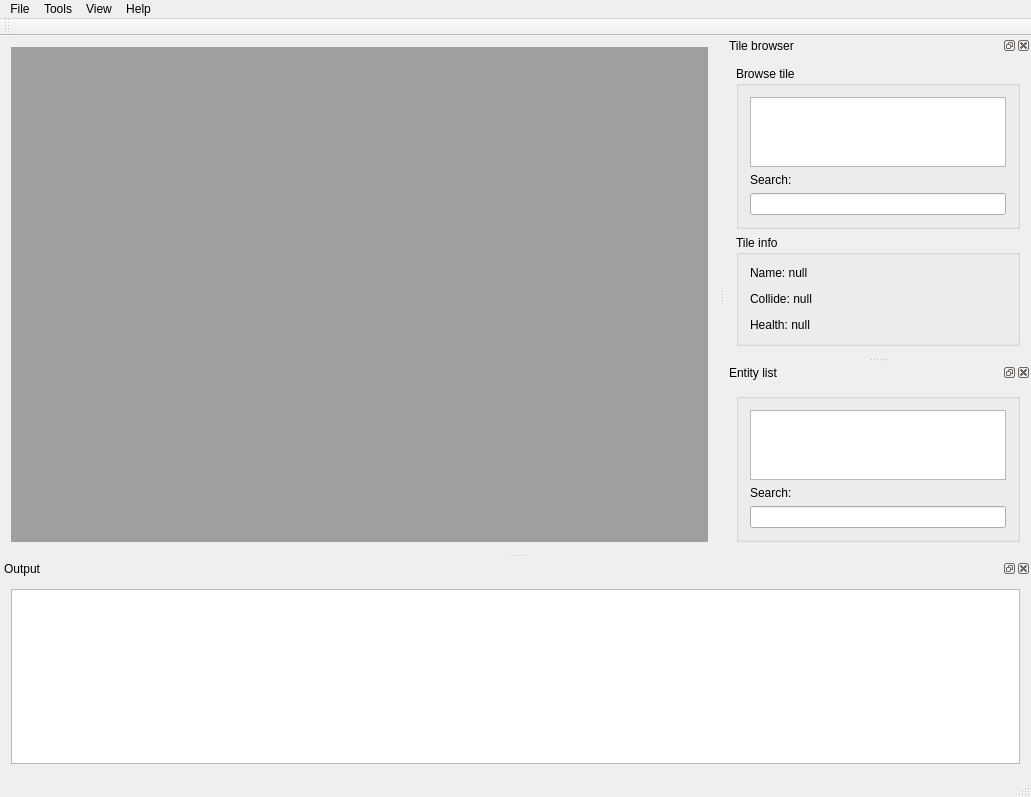
<?xml version="1.0" encoding="UTF-8"?>
<ui version="4.0">
 <class>CorposEditorClass</class>
 <widget class="QMainWindow" name="CorposEditorClass">
  <property name="geometry">
   <rect>
    <x>0</x>
    <y>0</y>
    <width>1031</width>
    <height>797</height>
   </rect>
  </property>
  <property name="windowTitle">
   <string>CorposEditor</string>
  </property>
  <widget class="QWidget" name="centralWidget">
   <property name="sizePolicy">
    <sizepolicy hsizetype="Preferred" vsizetype="Preferred">
     <horstretch>0</horstretch>
     <verstretch>0</verstretch>
    </sizepolicy>
   </property>
   <layout class="QGridLayout" name="gridLayout">
    <item row="0" column="0">
     <widget class="QMdiArea" name="mdiArea">
      <property name="sizeAdjustPolicy">
       <enum>QAbstractScrollArea::AdjustIgnored</enum>
      </property>
      <property name="viewMode">
       <enum>QMdiArea::TabbedView</enum>
      </property>
      <property name="documentMode">
       <bool>true</bool>
      </property>
      <property name="tabsClosable">
       <bool>true</bool>
      </property>
      <property name="tabsMovable">
       <bool>true</bool>
      </property>
     </widget>
    </item>
   </layout>
  </widget>
  <widget class="QMenuBar" name="menuBar">
   <property name="geometry">
    <rect>
     <x>0</x>
     <y>0</y>
     <width>1031</width>
     <height>26</height>
    </rect>
   </property>
   <widget class="QMenu" name="menuFile">
    <property name="title">
     <string>File</string>
    </property>
    <addaction name="actionNew_Map"/>
    <addaction name="actionLoad_Map"/>
    <addaction name="actionRun_map"/>
    <addaction name="separator"/>
    <addaction name="actionRecent"/>
    <addaction name="separator"/>
    <addaction name="actionExit"/>
   </widget>
   <widget class="QMenu" name="menuTools">
    <property name="title">
     <string>Tools</string>
    </property>
    <addaction name="actionSprite_browser"/>
    <addaction name="separator"/>
    <addaction name="actionOptions"/>
   </widget>
   <widget class="QMenu" name="menuHelp">
    <property name="title">
     <string>Help</string>
    </property>
    <addaction name="actionInfo"/>
   </widget>
   <widget class="QMenu" name="menuView">
    <property name="title">
     <string>View</string>
    </property>
    <addaction name="actionTile_browser"/>
    <addaction name="actionEntity_list"/>
    <addaction name="actionOutput_window"/>
   </widget>
   <addaction name="menuFile"/>
   <addaction name="menuTools"/>
   <addaction name="menuView"/>
   <addaction name="menuHelp"/>
  </widget>
  <widget class="QToolBar" name="mainToolBar">
   <attribute name="toolBarArea">
    <enum>TopToolBarArea</enum>
   </attribute>
   <attribute name="toolBarBreak">
    <bool>false</bool>
   </attribute>
  </widget>
  <widget class="QStatusBar" name="statusBar"/>
  <widget class="QDockWidget" name="tileDock">
   <property name="floating">
    <bool>false</bool>
   </property>
   <property name="features">
    <set>QDockWidget::AllDockWidgetFeatures</set>
   </property>
   <property name="allowedAreas">
    <set>Qt::AllDockWidgetAreas</set>
   </property>
   <property name="windowTitle">
    <string>Tile browser</string>
   </property>
   <attribute name="dockWidgetArea">
    <number>2</number>
   </attribute>
   <widget class="QWidget" name="dockWidgetContents_12">
    <layout class="QVBoxLayout" name="verticalLayout">
     <item>
      <widget class="QGroupBox" name="browseTileToolbox">
       <property name="title">
        <string>Browse tile</string>
       </property>
       <layout class="QVBoxLayout" name="verticalLayout_2">
        <item>
         <widget class="QListView" name="listView"/>
        </item>
        <item>
         <widget class="QLabel" name="label">
          <property name="text">
           <string>Search:</string>
          </property>
         </widget>
        </item>
        <item>
         <widget class="QLineEdit" name="lineEdit_2"/>
        </item>
       </layout>
      </widget>
     </item>
     <item>
      <widget class="QGroupBox" name="groupBox_2">
       <property name="title">
        <string>Tile info</string>
       </property>
       <layout class="QVBoxLayout" name="verticalLayout_3">
        <item>
         <widget class="QLabel" name="tileInfoLabel">
          <property name="text">
           <string>&lt;html&gt;&lt;head/&gt;&lt;body&gt;&lt;p&gt;Name: null&lt;/p&gt;&lt;p&gt;Collide: null&lt;/p&gt;&lt;p&gt;Health: null&lt;/p&gt;&lt;/body&gt;&lt;/html&gt;</string>
          </property>
         </widget>
        </item>
       </layout>
      </widget>
     </item>
    </layout>
   </widget>
  </widget>
  <widget class="QDockWidget" name="entityDock">
   <property name="windowTitle">
    <string>Entity list</string>
   </property>
   <attribute name="dockWidgetArea">
    <number>2</number>
   </attribute>
   <widget class="QWidget" name="dockWidgetContents">
    <layout class="QVBoxLayout" name="verticalLayout_4">
     <item>
      <widget class="QGroupBox" name="groupBox">
       <property name="title">
        <string/>
       </property>
       <layout class="QVBoxLayout" name="verticalLayout_5">
        <item>
         <widget class="QListView" name="listView_2"/>
        </item>
        <item>
         <widget class="QLabel" name="label_2">
          <property name="text">
           <string>Search:</string>
          </property>
         </widget>
        </item>
        <item>
         <widget class="QLineEdit" name="lineEdit"/>
        </item>
       </layout>
      </widget>
     </item>
    </layout>
   </widget>
  </widget>
  <widget class="QDockWidget" name="consoleDock">
   <property name="windowTitle">
    <string>Output</string>
   </property>
   <attribute name="dockWidgetArea">
    <number>8</number>
   </attribute>
   <widget class="QWidget" name="dockWidgetContents_2">
    <layout class="QHBoxLayout" name="horizontalLayout">
     <item>
      <widget class="QTextEdit" name="consoleText">
       <property name="readOnly">
        <bool>true</bool>
       </property>
      </widget>
     </item>
    </layout>
   </widget>
  </widget>
  <action name="actionNew_Map">
   <property name="text">
    <string>New</string>
   </property>
  </action>
  <action name="actionLoad_Map">
   <property name="text">
    <string>Load</string>
   </property>
  </action>
  <action name="actionRecent">
   <property name="text">
    <string>Recent</string>
   </property>
  </action>
  <action name="actionExit">
   <property name="text">
    <string>Exit</string>
   </property>
  </action>
  <action name="actionOptions">
   <property name="text">
    <string>Options</string>
   </property>
  </action>
  <action name="actionInfo">
   <property name="text">
    <string>Info</string>
   </property>
  </action>
  <action name="actionRun_map">
   <property name="text">
    <string>Run map</string>
   </property>
  </action>
  <action name="actionTile_browser">
   <property name="checkable">
    <bool>true</bool>
   </property>
   <property name="checked">
    <bool>true</bool>
   </property>
   <property name="text">
    <string>Tile browser</string>
   </property>
  </action>
  <action name="actionEntity_list">
   <property name="checkable">
    <bool>true</bool>
   </property>
   <property name="checked">
    <bool>true</bool>
   </property>
   <property name="text">
    <string>Entity list</string>
   </property>
  </action>
  <action name="actionOutput_window">
   <property name="checkable">
    <bool>true</bool>
   </property>
   <property name="checked">
    <bool>true</bool>
   </property>
   <property name="text">
    <string>Output window</string>
   </property>
  </action>
  <action name="actionSprite_browser">
   <property name="text">
    <string>Sprite browser</string>
   </property>
  </action>
 </widget>
 <layoutdefault spacing="6" margin="11"/>
 <resources>
  <include location="CorposEditor.qrc"/>
 </resources>
 <connections>
  <connection>
   <sender>actionExit</sender>
   <signal>triggered()</signal>
   <receiver>CorposEditorClass</receiver>
   <slot>close()</slot>
   <hints>
    <hint type="sourcelabel">
     <x>-1</x>
     <y>-1</y>
    </hint>
    <hint type="destinationlabel">
     <x>515</x>
     <y>368</y>
    </hint>
   </hints>
  </connection>
  <connection>
   <sender>actionOptions</sender>
   <signal>triggered()</signal>
   <receiver>CorposEditorClass</receiver>
   <slot>showOptionsForms()</slot>
   <hints>
    <hint type="sourcelabel">
     <x>-1</x>
     <y>-1</y>
    </hint>
    <hint type="destinationlabel">
     <x>515</x>
     <y>368</y>
    </hint>
   </hints>
  </connection>
  <connection>
   <sender>actionTile_browser</sender>
   <signal>toggled(bool)</signal>
   <receiver>tileDock</receiver>
   <slot>setVisible(bool)</slot>
   <hints>
    <hint type="sourcelabel">
     <x>-1</x>
     <y>-1</y>
    </hint>
    <hint type="destinationlabel">
     <x>879</x>
     <y>213</y>
    </hint>
   </hints>
  </connection>
  <connection>
   <sender>tileDock</sender>
   <signal>visibilityChanged(bool)</signal>
   <receiver>actionTile_browser</receiver>
   <slot>setChecked(bool)</slot>
   <hints>
    <hint type="sourcelabel">
     <x>879</x>
     <y>213</y>
    </hint>
    <hint type="destinationlabel">
     <x>-1</x>
     <y>-1</y>
    </hint>
   </hints>
  </connection>
  <connection>
   <sender>actionEntity_list</sender>
   <signal>toggled(bool)</signal>
   <receiver>entityDock</receiver>
   <slot>setVisible(bool)</slot>
   <hints>
    <hint type="sourcelabel">
     <x>-1</x>
     <y>-1</y>
    </hint>
    <hint type="destinationlabel">
     <x>879</x>
     <y>499</y>
    </hint>
   </hints>
  </connection>
  <connection>
   <sender>consoleDock</sender>
   <signal>visibilityChanged(bool)</signal>
   <receiver>actionOutput_window</receiver>
   <slot>setChecked(bool)</slot>
   <hints>
    <hint type="sourcelabel">
     <x>515</x>
     <y>691</y>
    </hint>
    <hint type="destinationlabel">
     <x>-1</x>
     <y>-1</y>
    </hint>
   </hints>
  </connection>
  <connection>
   <sender>actionOutput_window</sender>
   <signal>toggled(bool)</signal>
   <receiver>consoleDock</receiver>
   <slot>setVisible(bool)</slot>
   <hints>
    <hint type="sourcelabel">
     <x>-1</x>
     <y>-1</y>
    </hint>
    <hint type="destinationlabel">
     <x>515</x>
     <y>691</y>
    </hint>
   </hints>
  </connection>
  <connection>
   <sender>entityDock</sender>
   <signal>visibilityChanged(bool)</signal>
   <receiver>actionEntity_list</receiver>
   <slot>setChecked(bool)</slot>
   <hints>
    <hint type="sourcelabel">
     <x>879</x>
     <y>499</y>
    </hint>
    <hint type="destinationlabel">
     <x>-1</x>
     <y>-1</y>
    </hint>
   </hints>
  </connection>
  <connection>
   <sender>actionSprite_browser</sender>
   <signal>triggered()</signal>
   <receiver>CorposEditorClass</receiver>
   <slot>showSpriteBrowserForms()</slot>
   <hints>
    <hint type="sourcelabel">
     <x>-1</x>
     <y>-1</y>
    </hint>
    <hint type="destinationlabel">
     <x>515</x>
     <y>398</y>
    </hint>
   </hints>
  </connection>
  <connection>
   <sender>actionLoad_Map</sender>
   <signal>triggered()</signal>
   <receiver>CorposEditorClass</receiver>
   <slot>loadMap()</slot>
   <hints>
    <hint type="sourcelabel">
     <x>-1</x>
     <y>-1</y>
    </hint>
    <hint type="destinationlabel">
     <x>515</x>
     <y>398</y>
    </hint>
   </hints>
  </connection>
 </connections>
 <slots>
  <slot>showOptionsForms()</slot>
  <slot>showSpriteBrowserForms()</slot>
  <slot>loadMap()</slot>
 </slots>
</ui>
